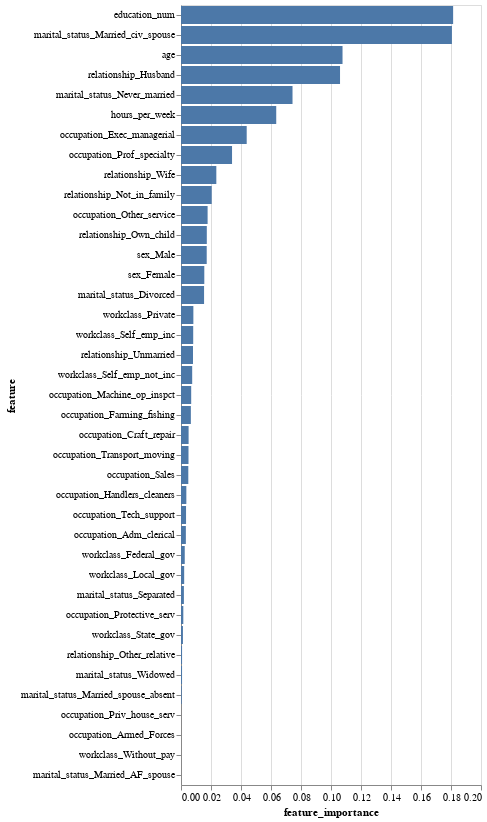

Notebook code for this chart:
### Markdown cell above
**[10.5]** We can visualise this information on a graph

### Code cell
import altair as alt

alt.Chart(feat_imp_rf_df).mark_bar().encode(
    x='feature_importance',
    y=alt.Y("feature", sort='-x'),
    tooltip=['feature','feature_importance'])

### Figure 1 — Vega-Lite specification as saved in the notebook (floating-point values rounded to 4 significant figures)
{"config": {"view": {"continuousWidth": 300, "continuousHeight": 300}}, "data": {"name": "data-6b5dbe8d5781cf944f20ebd862da42e1"}, "mark": {"type": "bar"}, "encoding": {"tooltip": [{"field": "feature", "type": "nominal"}, {"field": "feature_importance", "type": "quantitative"}], "x": {"field": "feature_importance", "type": "quantitative"}, "y": {"field": "feature", "sort": "-x", "type": "nominal"}}, "$schema": "https://vega.github.io/schema/vega-lite/v5.20.1.json", "datasets": {"data-6b5dbe8d5781cf944f20ebd862da42e1": [{"feature": "education_num", "feature_importance": 0.1814}, {"feature": "marital_status_Married_civ_spouse", "feature_importance": 0.1806}, {"feature": "age", "feature_importance": 0.1077}, {"feature": "relationship_Husband", "feature_importance": 0.106}, {"feature": "marital_status_Never_married", "feature_importance": 0.07435}, {"feature": "hours_per_week", "feature_importance": 0.06349}, {"feature": "occupation_Exec_managerial", "feature_importance": 0.0438}, {"feature": "occupation_Prof_specialty", "feature_importance": 0.03403}, {"feature": "relationship_Wife", "feature_importance": 0.02355}, {"feature": "relationship_Not_in_family", "feature_importance": 0.02048}, {"feature": "occupation_Other_service", "feature_importance": 0.01774}, {"feature": "relationship_Own_child", "feature_importance": 0.0172}, {"feature": "sex_Male", "feature_importance": 0.01714}, {"feature": "sex_Female", "feature_importance": 0.01554}, {"feature": "marital_status_Divorced", "feature_importance": 0.01538}, {"feature": "workclass_Private", "feature_importance": 0.008245}, {"feature": "workclass_Self_emp_inc", "feature_importance": 0.008137}, {"feature": "relationship_Unmarried", "feature_importance": 0.007982}, {"feature": "workclass_Self_emp_not_inc", "feature_importance": 0.00746}, {"feature": "occupation_Machine_op_inspct", "feature_importance": 0.006793}, {"feature": "occupation_Farming_fishing", "feature_importance": 0.006573}, {"feature": "occupation_Craft_repair", "feature_importance": 0.005065}, {"feature": "occupation_Transport_moving", "feature_importance": 0.004997}, {"feature": "occupation_Sales", "feature_importance": 0.004871}, {"feature": "occupation_Handlers_cleaners", "feature_importance": 0.00356}, {"feature": "occupation_Tech_support", "feature_importance": 0.003366}, {"feature": "occupation_Adm_clerical", "feature_importance": 0.003243}, {"feature": "workclass_Federal_gov", "feature_importance": 0.002498}, {"feature": "workclass_Local_gov", "feature_importance": 0.002117}, {"feature": "marital_status_Separated", "feature_importance": 0.001932}, {"feature": "occupation_Protective_serv", "feature_importance": 0.001541}, {"feature": "workclass_State_gov", "feature_importance": 0.001294}, {"feature": "relationship_Other_relative", "feature_importance": 0.0007087}, {"feature": "marital_status_Widowed", "feature_importance": 0.0006985}, {"feature": "marital_status_Married_spouse_absent", "feature_importance": 0.000478}, {"feature": "occupation_Priv_house_serv", "feature_importance": 3.313e-06}, {"feature": "occupation_Armed_Forces", "feature_importance": 0.0}, {"feature": "workclass_Without_pay", "feature_importance": 0.0}, {"feature": "marital_status_Married_AF_spouse", "feature_importance": 0.0}]}}
